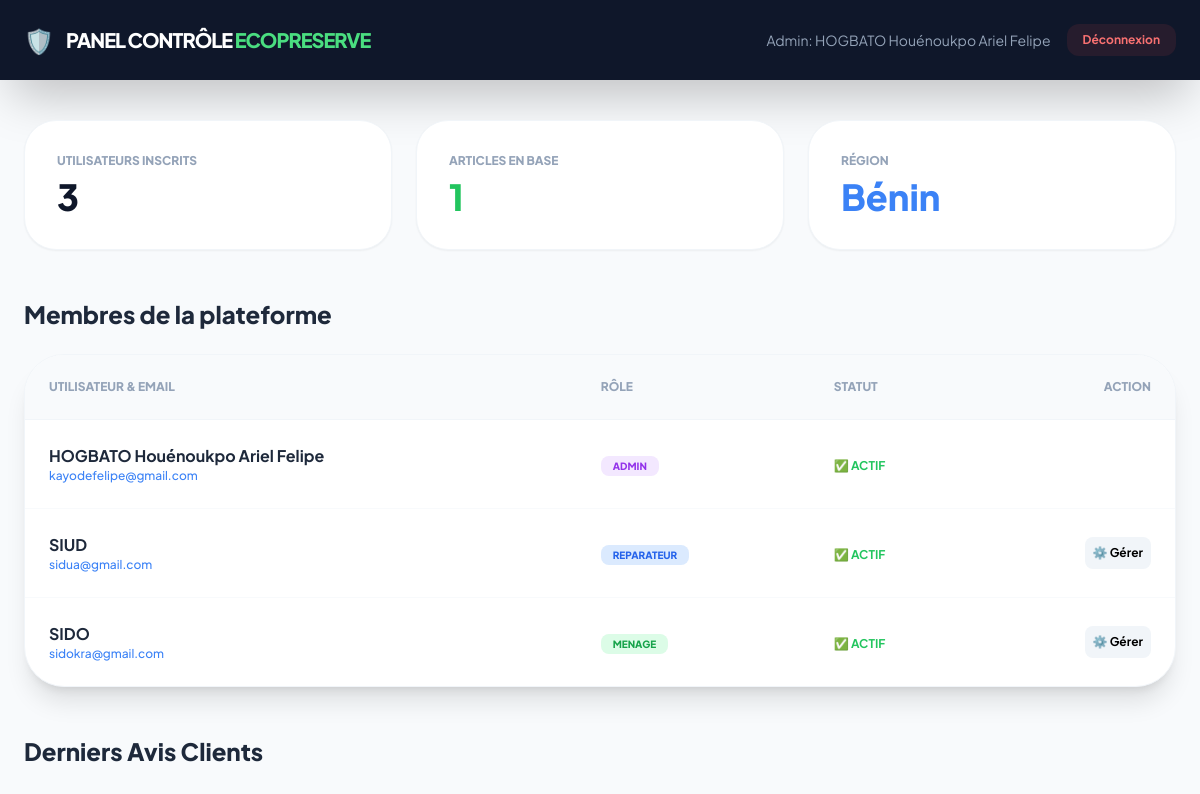
Page /admin_panel.php (signed in) on the committed database.
### tables this page shows
CREATE TABLE `users` (
  `id` int(11) NOT NULL,
  `nom` varchar(100) DEFAULT NULL,
  `email` varchar(100) DEFAULT NULL,
  `password` varchar(255) DEFAULT NULL,
  `role` enum('reparateur','menage','admin') DEFAULT 'menage',
  `created_at` timestamp NOT NULL DEFAULT current_timestamp(),
  `reset_token` varchar(255) DEFAULT NULL,
  `reset_expires` datetime DEFAULT NULL,
  `est_bloque` tinyint(1) DEFAULT 0,
  `date_inscription` datetime DEFAULT current_timestamp()
);

### admin_panel.php (the view, shortened to what this page needs)
<?php
require 'db_config.php';
$total_users = $pdo->query("SELECT COUNT(*) FROM users")->fetchColumn();
$total_articles = $pdo->query("SELECT COUNT(*) FROM articles")->fetchColumn();
$stmt_users = $pdo->query("SELECT * FROM users ORDER BY id DESC");
$all_users = $stmt_users->fetchAll();
?>
<!DOCTYPE html>
<html lang="fr">
<head>
    <script src="https://cdn.tailwindcss.com"></script>
</head>
<body class="bg-slate-50 font-['Plus_Jakarta_Sans']">
    <nav class="bg-slate-900 p-6 text-white flex justify-between items-center shadow-2xl">
        <div class="flex items-center">
            <span class="text-2xl mr-3">🛡️</span>
            <h1 class="text-xl font-black tracking-tighter uppercase">Panel Contrôle <span class="text-green-400">EcoPreserve</span></h1>
        </div>
        <div class="flex items-center space-x-4">
            <span class="text-slate-400 text-sm">Admin: <?= htmlspecialchars($_SESSION['nom']) ?></span>
            <a href="logout.php" class="bg-red-500/10 text-red-400 px-4 py-2 rounded-xl text-xs font-bold hover:bg-red-500 hover:text-white transition">Déconnexion</a>
        </div>
    </nav>
    <main class="max-w-7xl mx-auto py-10 px-6">
        <div class="grid grid-cols-1 md:grid-cols-3 gap-6 mb-12">
            <div class="bg-white p-8 rounded-[2rem] shadow-sm border border-slate-100">
                <div class="text-slate-400 text-xs font-black uppercase mb-2">Utilisateurs inscrits</div>
                <div class="text-4xl font-black text-slate-900"><?= $total_users ?></div>
            </div>
            <div class="bg-white p-8 rounded-[2rem] shadow-sm border border-slate-100">
                <div class="text-slate-400 text-xs font-black uppercase mb-2">Articles en base</div>
                <div class="text-4xl font-black text-green-500"><?= $total_articles ?></div>
            </div>
            <div class="bg-white p-8 rounded-[2rem] shadow-sm border border-slate-100">
                <div class="text-slate-400 text-xs font-black uppercase mb-2">Région</div>
                <div class="text-4xl font-black text-blue-500">Bénin</div>
            </div>
        </div>
        <section class="mb-12">
            <h2 class="text-2xl font-black text-slate-800 mb-6">Membres de la plateforme</h2>
            <div class="bg-white rounded-[2.5rem] shadow-xl overflow-hidden border border-slate-100">
                <table class="w-full text-left">
                    <thead class="bg-slate-50 border-b border-slate-100">
                        <tr>
                            <th class="p-6 text-xs font-black uppercase text-slate-400">Utilisateur & Email</th>
                            <th class="p-6 text-xs font-black uppercase text-slate-400">Rôle</th>
                            <th class="p-6 text-xs font-black uppercase text-slate-400">Statut</th>
                            <th class="p-6 text-xs font-black uppercase text-slate-400 text-right">Action</th>
                        </tr>
                    </thead>
                    <tbody class="divide-y divide-slate-50">
                        <?php foreach($all_users as $user): ?>
                        <tr>
                            <td class="p-6">
                                <div class="font-bold text-slate-800"><?= htmlspecialchars($user['nom']) ?></div>
                                <div class="text-xs text-blue-500 font-medium"><?= htmlspecialchars($user['email']) ?></div>
                            </td>
                            <td class="p-6">
                                <span class="px-3 py-1 rounded-lg text-[10px] font-black <?= $user['role'] == 'admin' ? 'bg-purple-100 text-purple-600' : ($user['role'] == 'reparateur' ? 'bg-blue-100 text-blue-600' : 'bg-green-100 text-green-600') ?>">
                                    <?= strtoupper($user['role'] ?? 'CLIENT') ?>
                                </span>
                            </td>
                            <td class="p-6">
                                <?php if(isset($user['est_bloque']) && $user['est_bloque']): ?>
                                    <span class="text-red-500 text-xs font-bold">🚫 BLOQUÉ</span>
                                <?php else: ?>
                                    <span class="text-green-500 text-xs font-bold">✅ ACTIF</span>
                                <?php endif; ?>
                            </td>
                            <td class="p-6 text-right">
                                <?php if($user['id'] != $_SESSION['user_id']): ?>
                                <a href="scripts/admin_actions.php?action=toggle_block&id=<?= $user['id'] ?>" class="inline-block p-2 bg-slate-100 rounded-lg hover:bg-slate-200 transition text-xs font-bold">
                                    ⚙️ Gérer
                                </a>
                                <?php endif; ?>
                            </td>
                        </tr>
                        <?php endforeach; ?>
                    </tbody>
                </table>
            </div>
        </section>
        <section>
            <h2 class="text-2xl font-black text-slate-800 mb-6">Derniers Avis Clients</h2>
        </section>
    </main>
</body>
</html>

### rows in the picture
users: nom "HOGBATO Houénoukpo Ariel Felipe", email "kayodefelipe@gmail.com", role "ADMIN", est_bloque "✅ ACTIF"
users: nom "SIUD", email "sidua@gmail.com", role "REPARATEUR", est_bloque "✅ ACTIF"
users: nom "SIDO", email "sidokra@gmail.com", role "MENAGE", est_bloque "✅ ACTIF"

### other values in the picture
$_SESSION['nom'] "HOGBATO Houénoukpo Ariel Felipe"
$total_users "3"
$total_articles "1"
